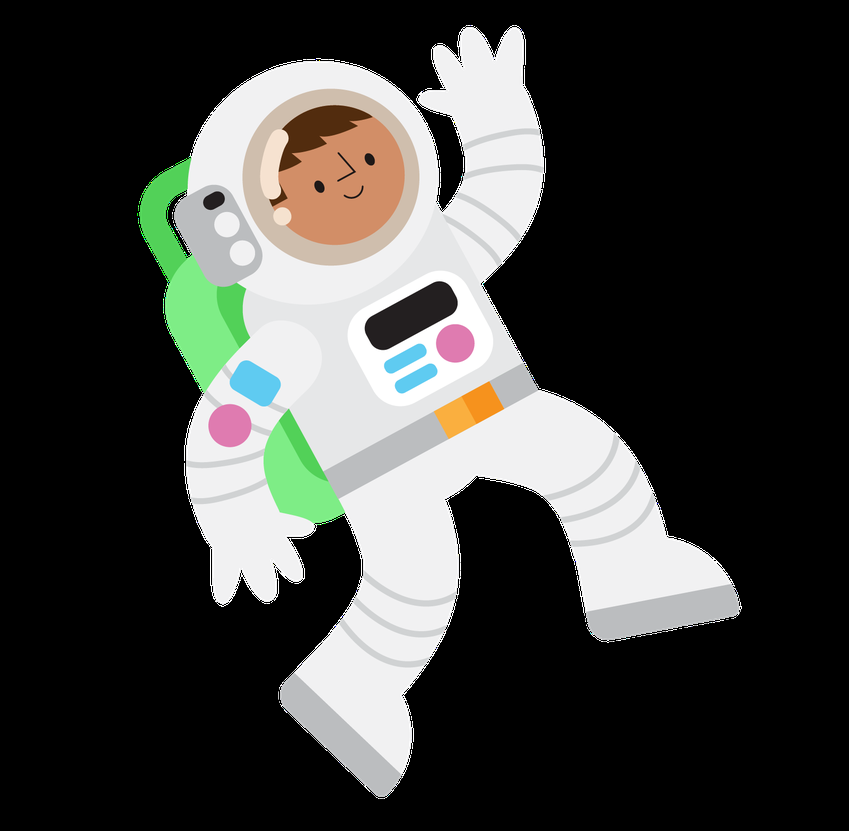
#> input picture don_t_collide/astronaut1.png, 849 x 831 px, shrunk from 1601 x 1568 before the run, given in place of the camera
$ python compuer_vision.py
#> lines starting #> are read from the running program, lines starting #| are printed output that depends on the picture; after the words box and inside, x2 and y2 are one past the last pixel; in counts of white or black regions, pixels touching at a corner belong together
import cv2
import numpy as np

kamera = cv2.VideoCapture(0)

lower_red = np.array([0,120,70])
upper_red = np.array([10,255,255])

while True:
    ret,frame = kamera.read()
#> frame is the input picture: shape (831, 849, 3); mean B, G, R 62.8, 65.9, 64.9
    if not ret:
        break
    hsv = cv2.cvtColor(frame,cv2.COLOR_BGR2HSV)
#> hsv: shape (831, 849, 3); mean H, S, V 28.2, 8.6, 68.4

    mask = cv2.inRange(hsv, lower_red, upper_red)
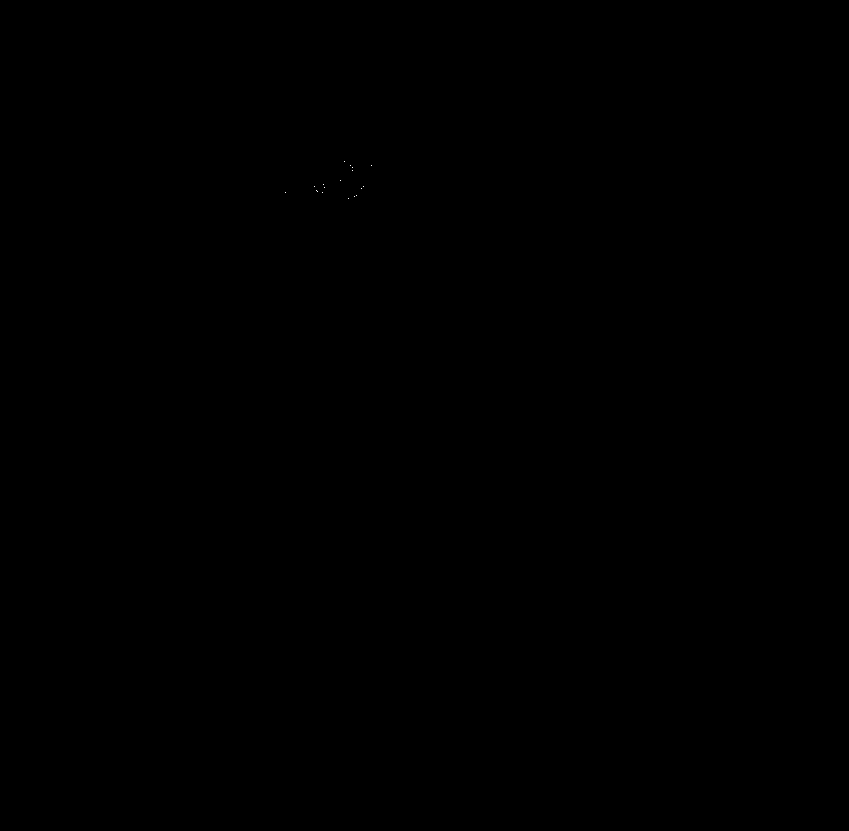
#> mask: shape (831, 849); 0% white in thin lines or dots, all inside (x1, y1, x2, y2) = (285, 161, 372, 199)

    contours, _= cv2.findContours(mask, cv2.RETR_TREE, cv2.CHAIN_APPROX_SIMPLE)
#> contours = 17 contours, all with area under 20

    for cnt in contours:
        area = cv2.contourArea(cnt)
        if area > 500:
            x, y, w, h = cv2.boundingRect(cnt)
            cv2.rectangle(frame, (x,y), (x+w, y+h), (0, 255, 0), 2)
            cv2.putText(frame, "Merah terdeteksi!", (x, y-10), cv2. FONT_HERSHEY_SIMPLEX, 0.5, (0, 255, 0), 1)
#> this loop made 17 passes
#> cnt on passes 1 to 12: [[348, 198]], [[354, 196]], [[356, 195]], [[322, 192]], [[285, 192]], [[316, 190], [317, 191]], [[361, 188]], [[324, 187]], [[363, 186]], [[314, 186]], [[323, 184]], [[340, 180]]

    cv2.imshow("Deteksi Warna Merah", frame)
    cv2.imshow("Masking", mask)
    if cv2.waitKey(1) & 0xFF == ord('q'):
#> (key q is pressed here)
        break

kamera.release()
cv2.destroyAllWindows()
